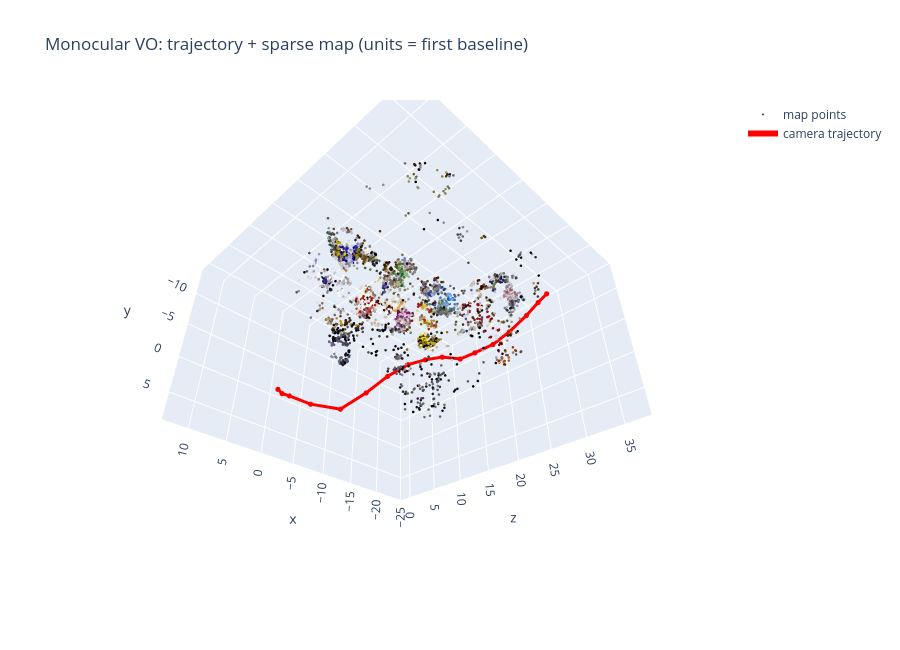

The code cell stored with this chart in its notebook:
### Code cell
P = np.concatenate(cloud); C = np.concatenate(cloud_rgb)
d = np.linalg.norm(P - np.median(P, 0), axis=1); keep = d < np.percentile(d, 90)
traces = [go.Scatter3d(x=P[keep, 0], y=P[keep, 1], z=P[keep, 2], mode="markers",
                       marker=dict(size=1.5, color=[f"rgb({r},{g},{b})" for r, g, b in C[keep]]), name="map points"),
          go.Scatter3d(x=centers[:, 0], y=centers[:, 1], z=centers[:, 2], mode="lines+markers",
                       line=dict(color="red", width=6), marker=dict(size=3), name="camera trajectory")]
fig = go.Figure(traces)
fig.update_layout(scene=dict(aspectmode="data", camera=dict(up=dict(x=0, y=-1, z=0))), height=650,
                  title="Monocular VO: trajectory + sparse map (units = first baseline)")
fig.show()

### Figure 1 — Plotly figure (JSON) as saved in the notebook; plotly's stock layout.template omitted (floating-point values rounded to 4 significant figures; data arrays with more than 128 entries replaced by an {"elided": "..."} marker saying what was removed)
{"data": [{"marker": {"color": {"elided": "4461 str values"}, "size": 1.5}, "mode": "markers", "name": "map points", "type": "scatter3d", "x": {"elided": "4461 float values"}, "y": {"elided": "4461 float values"}, "z": {"elided": "4461 float values"}}, {"line": {"color": "red", "width": 6}, "marker": {"size": 3}, "mode": "lines+markers", "name": "camera trajectory", "type": "scatter3d", "x": [0.0, -0.9261, -2.272, -5.929, -10.09, -11.71, -12.56, -13.23, -14.25, -16.82, -19.84, -21.29, -23.0, -23.56, -24.08, -23.82, -23.79], "y": [0.0, 0.1542, -0.1194, -0.2632, -0.4331, -2.303, -3.943, -4.662, -4.848, -6.07, -6.741, -7.724, -8.995, -10.19, -11.92, -12.86, -13.54], "z": [0.0, -0.3442, -0.5961, -0.6708, 0.8894, 4.535, 8.081, 11.55, 13.94, 14.84, 15.69, 17.32, 19.47, 22.18, 25.08, 27.42, 29.0]}], "layout": {"height": 650, "scene": {"aspectmode": "data", "camera": {"up": {"x": 0, "y": -1, "z": 0}}}, "title": {"text": "Monocular VO: trajectory + sparse map (units = first baseline)"}}}
